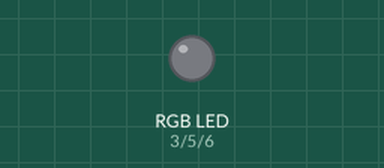
This sketch was run on a simulated Arduino Uno, built with avr-gcc and run on an emulated ATmega328P. On the bench: an RGB LED mixed from three pins (HIGH = lit). Dim RGB values are drawn brighter than linear.

Above: at 0.05 s.
At 2.15 s:
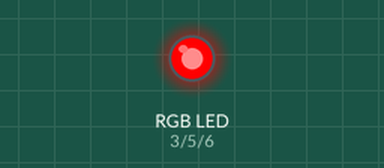
At 4.25 s:
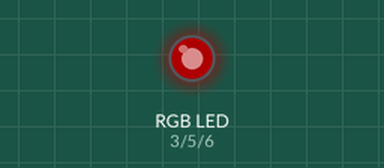
Timing chart, 0 to 8.2 s (numbered marks = the images above):
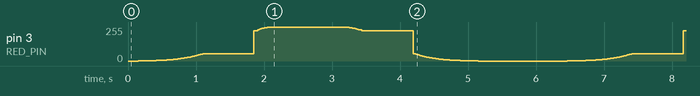

The sketch:

GaussianRGB.ino
```cpp
/*======= Configuration Parameters =======*/

#define BREATHE_IN_TIME         (2000)             /*Time taken in ms*/
#define BREATHE_OUT_TIME        (2000)             /*Time taken in ms*/

#define PAUSE_AT_MAX_TIME     (1000)
#define PAUSE_AT_MIN_TIME     (1000)

#define MAX_BRIGHTNESS  (255.0)          /*Max analog output (PWM) = 255*/

#define RED_PIN     3
#define GREEN_PIN   5
#define BLUE_PIN    6

#define COLOR     ((unsigned long int)(0x800000))

/*======= End of Configuration =======*/

float rgb[3] = {COLOR>>16&0xFF,COLOR>>8&0xFF,COLOR&0xFF};
float rgbMod[3] = {0};

float gamma = 0.14; // affects the width of peak (more or less darkness)
float beta = 0.5; // shifts the gaussian to be symmetric

void adjustRGBarr(){
  float max_n = rgb[0];
  for(int i = 0; i < 3; i++) {                /*finding max element*/
      if((int)rgb[i] > (int)max_n)
          max_n = rgb[i];
  }
  if (max_n !=0)
  {
      for(int i=0;i<3;i++){           /*normalizing rgb for all elements to be less than 1*/
          rgb[i] = (float)rgb[i] / (float)max_n;
      }
  }
  else{
        for(int i=0;i<3;i++){           /*normalizing rgb for all elements to be less than 1*/
          rgb[i] = 1.0;
      }
  }
}
void writetoRGB(float pwm_val){
  for(int i = 0;i<3;i++){
    rgbMod[i] = rgb[i]*pwm_val;
  }
  analogWrite(RED_PIN,(int) rgbMod[0]);
  analogWrite(GREEN_PIN,(int) rgbMod[1]);
  analogWrite(BLUE_PIN,(int) rgbMod[2]);
}
void setup() {
    Serial.begin(9600);
    pinMode(RED_PIN,OUTPUT);
    pinMode(GREEN_PIN,OUTPUT);
    pinMode(BLUE_PIN,OUTPUT);
    adjustRGBarr();
}

void loop() {
  float pwm_val = 0;
  float start = millis();
  for (int i=0;i<(BREATHE_IN_TIME/5);i++){
    pwm_val = (float)MAX_BRIGHTNESS*(exp(-(pow(((i/((float)((BREATHE_IN_TIME*2)/5.0)))-beta)/gamma,2.0))/2.0));
    writetoRGB(pwm_val);
    delay(5);
  }


  for (int i=0;i<(PAUSE_AT_MAX_TIME/5);i++){
    writetoRGB(pwm_val);

    delay(5);
  }
  for (int i=((BREATHE_OUT_TIME)/5);i<((BREATHE_OUT_TIME*2)/5);i++){
    pwm_val = (float)MAX_BRIGHTNESS*(exp(-(pow(((i/((float)((BREATHE_OUT_TIME*2)/5.0)))-beta)/gamma,2.0))/2.0));
    writetoRGB(pwm_val);

    delay(5);
  }
  for (int i=0;i<(PAUSE_AT_MIN_TIME/5);i++){
    writetoRGB(pwm_val);

    delay(5);
  }

}
```
